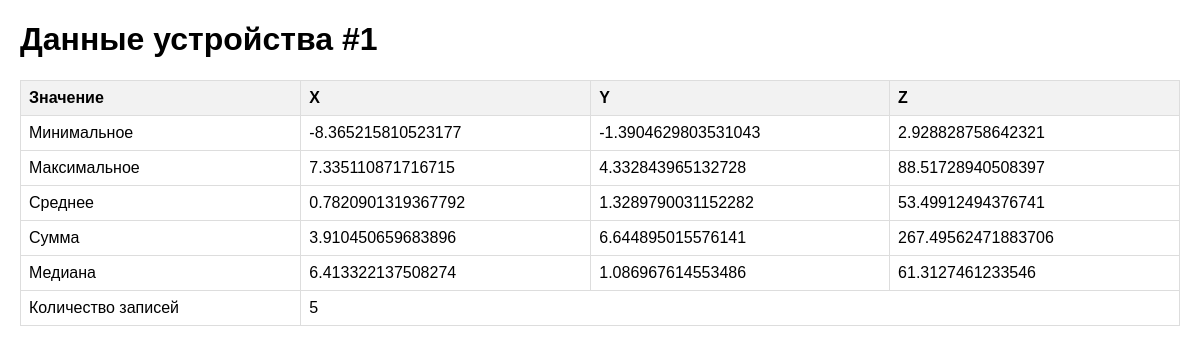
The page /analysis/1 on the database its author committed.
### app/models.py (models this page shows, shortened)
class Device(Base):
    __tablename__ = 'devices'
    id = Column(Integer, primary_key=True, index=True)
    addition_time = Column(DateTime, default=datetime.utcnow)
    data_records = relationship("Data", back_populates="device")

class Data(Base):
    __tablename__ = 'data'
    id = Column(Integer, primary_key=True, index=True)
    x = Column(Float)
    y = Column(Float)
    z = Column(Float)
    time = Column(DateTime, default=datetime.utcnow)
    id_device = Column(Integer, ForeignKey('devices.id'))
    device = relationship("Device", back_populates="data_records")

### app/api.py (the view)
@app.get("/analysis/{device_id}", response_class=HTMLResponse, include_in_schema=False)
async def get_device_analysis_html(
        request: Request,
        device_id: int,
        start_time: Optional[datetime] = None,
        end_time: Optional[datetime] = None,
        db: Session = Depends(get_db)
):
    analysis = get_device_analysis(
        db,
        device_id=device_id,
        start_time=start_time,
        end_time=end_time
    )
    device = get_device(db, device_id=device_id)
    if not device:
        raise HTTPException(status_code=404, detail="Device not found")
    return templates.TemplateResponse(
        "analysis/result.html",
        {
            "request": request,
            "title": f"Аналитика по устройству #{device_id}",
            "device": device,
            "analysis": analysis
        }
    )

### app/templates/analysis/result.html
{% extends "base.html" %}
{% block content %}
{% if device %}
    <h1>Данные устройства #{{ device.id }}</h1>
{% else %}
    <h1>Данные устройства #{{id}}</h1>
{% endif %}
<table>
    <tr>
        <th>Значение</th>
        <th>X</th>
        <th>Y</th>
        <th>Z</th>
    </tr>
    <tr>
        <td>Минимальное</td>
        <td>{{ analysis.min_x }}</td>
        <td>{{ analysis.min_y }}</td>
        <td>{{ analysis.min_z }}</td>
    </tr>
    <tr>
        <td>Максимальное</td>
        <td>{{ analysis.max_x }}</td>
        <td>{{ analysis.max_y }}</td>
        <td>{{ analysis.max_z }}</td>
    </tr>
    <tr>
        <td>Среднее</td>
        <td>{{ analysis.avg_x }}</td>
        <td>{{ analysis.avg_y }}</td>
        <td>{{ analysis.avg_z }}</td>
    </tr>
    <tr>
        <td>Сумма</td>
        <td>{{ analysis.sum_x }}</td>
        <td>{{ analysis.sum_y }}</td>
        <td>{{ analysis.sum_z }}</td>
    </tr>
    <tr>
        <td>Медиана</td>
        <td>{{ analysis.median_x }}</td>
        <td>{{ analysis.median_y }}</td>
        <td>{{ analysis.median_z }}</td>
    </tr>
    <tr>
        <td>Количество записей</td>
        <td colspan=3>{{ analysis.total_count}}</td>
    </tr>
</table>
{% endblock %}

### app/templates/base.html (style rules this page uses)
body { font-family: Arial, sans-serif; margin: 20px; }
table { border-collapse: collapse; width: 100%; margin-bottom: 20px; }
th, td { border: 1px solid #ddd; padding: 8px; text-align: left; }
th { background-color: #f2f2f2; }

### rows shown on the page
Device: id "1"
Data: min_x "-8.365215810523177", max_y "4.332843965132728"
Data: min_y "-1.3904629803531043", max_z "88.51728940508397"
Data: min_z "2.928828758642321", max_x "7.335110871716715"
Data: median_x "6.413322137508274", median_y "1.086967614553486"
Data: median_z "61.3127461233546"

### other values the page prints
{{ analysis.avg_x }} "0.7820901319367792"
{{ analysis.avg_y }} "1.3289790031152282"
{{ analysis.avg_z }} "53.49912494376741"
{{ analysis.sum_x }} "3.910450659683896"
{{ analysis.sum_y }} "6.644895015576141"
{{ analysis.sum_z }} "267.49562471883706"
{{ analysis.total_count }} "5"
